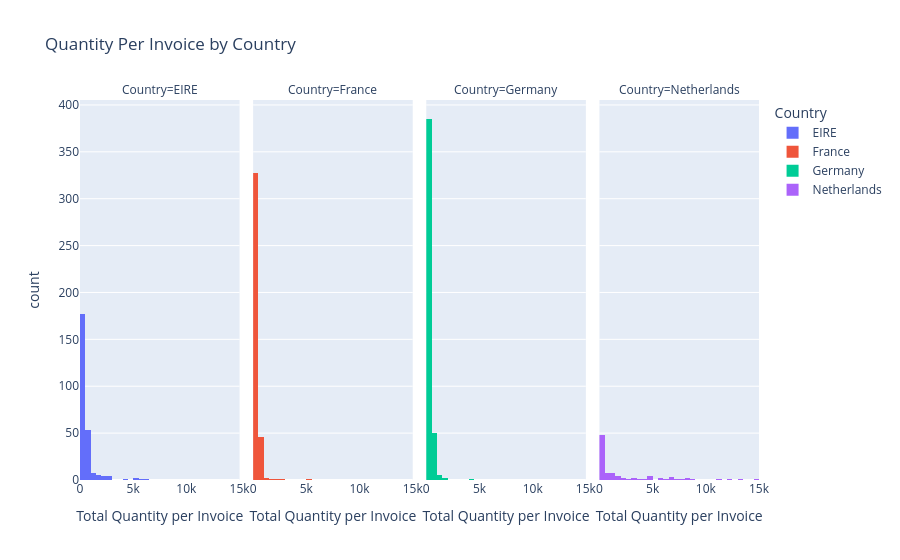

Source (notebook cell):
### Markdown cell above
## 4. Create a set of interactive histograms showing the distributions of quantity per invoice for the following countries: EIRE, Germany, France, and Netherlands.

### Code cell
#Filtering EIRE,Germany, Frnace and Netherlands
selected_countries = ['EIRE', 'Germany', 'France', 'Netherlands']
filtered_data = data[data['Country'].isin(selected_countries)]

#Grouping by InvoiceNo and calculating the total quantity for each invoice
grouped_data = filtered_data.groupby(['Country', 'InvoiceNo'])['Quantity'].sum().reset_index()

#Interactive Histograms
fig = px.histogram(grouped_data, x='Quantity', nbins=30, color='Country',
                   facet_col='Country',  
                   title='Quantity Per Invoice by Country',
                   labels={'Quantity': 'Total Quantity per Invoice'})

fig.show()

### Figure 1 — Plotly figure (JSON) as saved in the notebook; plotly's stock layout.template omitted (floating-point values rounded to 4 significant figures; data arrays with more than 128 entries replaced by an {"elided": "..."} marker saying what was removed)
{"data": [{"alignmentgroup": "True", "bingroup": "x", "hovertemplate": "Country=EIRE<br>Total Quantity per Invoice=%{x}<br>count=%{y}<extra></extra>", "legendgroup": "EIRE", "marker": {"color": "#636efa", "pattern": {"shape": ""}}, "name": "EIRE", "nbinsx": 30, "offsetgroup": "EIRE", "orientation": "v", "showlegend": true, "type": "histogram", "x": {"elided": "256 int values"}, "xaxis": "x", "yaxis": "y"}, {"alignmentgroup": "True", "bingroup": "x", "hovertemplate": "Country=France<br>Total Quantity per Invoice=%{x}<br>count=%{y}<extra></extra>", "legendgroup": "France", "marker": {"color": "#EF553B", "pattern": {"shape": ""}}, "name": "France", "nbinsx": 30, "offsetgroup": "France", "orientation": "v", "showlegend": true, "type": "histogram", "x": {"elided": "379 int values"}, "xaxis": "x2", "yaxis": "y2"}, {"alignmentgroup": "True", "bingroup": "x", "hovertemplate": "Country=Germany<br>Total Quantity per Invoice=%{x}<br>count=%{y}<extra></extra>", "legendgroup": "Germany", "marker": {"color": "#00cc96", "pattern": {"shape": ""}}, "name": "Germany", "nbinsx": 30, "offsetgroup": "Germany", "orientation": "v", "showlegend": true, "type": "histogram", "x": {"elided": "443 int values"}, "xaxis": "x3", "yaxis": "y3"}, {"alignmentgroup": "True", "bingroup": "x", "hovertemplate": "Country=Netherlands<br>Total Quantity per Invoice=%{x}<br>count=%{y}<extra></extra>", "legendgroup": "Netherlands", "marker": {"color": "#ab63fa", "pattern": {"shape": ""}}, "name": "Netherlands", "nbinsx": 30, "offsetgroup": "Netherlands", "orientation": "v", "showlegend": true, "type": "histogram", "x": [96, 45, 6668, 8210, 6072, 288, 5730, 116, 111, 1116, 8174, 4034, 2940, 275, 151, 169, 722, 103, 1070, 11116, 1208, 636, 700, 426, 200, 72, 924, 12266, 72, 408, 126, 960, 4664, 64, 164, 1038, 1836, 328, 312, 84, 4718, 61, 350, 8998, 424, 1588, 9, 7807, 375, 14730, 992, 288, 4628, 480, 1012, 1, 144, 4951, 6932, 3717, 545, 3, 332, 15, 211, 269, 13392, 3020, 1728, 1780, 660, 29, 3069, 2400, 300, 2454, 216, 62, 6712, 1040, 32, 146, 32, 152, 372, 136, 5760, 200, 1284, 50, 7366, 452, 140], "xaxis": "x4", "yaxis": "y4"}], "layout": {"annotations": [{"font": {}, "showarrow": false, "text": "Country=EIRE", "x": 0.1175, "xanchor": "center", "xref": "paper", "y": 1, "yanchor": "bottom", "yref": "paper"}, {"font": {}, "showarrow": false, "text": "Country=France", "x": 0.3725, "xanchor": "center", "xref": "paper", "y": 1, "yanchor": "bottom", "yref": "paper"}, {"font": {}, "showarrow": false, "text": "Country=Germany", "x": 0.6275, "xanchor": "center", "xref": "paper", "y": 1, "yanchor": "bottom", "yref": "paper"}, {"font": {}, "showarrow": false, "text": "Country=Netherlands", "x": 0.8825, "xanchor": "center", "xref": "paper", "y": 1, "yanchor": "bottom", "yref": "paper"}], "barmode": "relative", "legend": {"title": {"text": "Country"}, "tracegroupgap": 0}, "title": {"text": "Quantity Per Invoice by Country"}, "xaxis": {"anchor": "y", "domain": [0, 0.235], "title": {"text": "Total Quantity per Invoice"}}, "xaxis2": {"anchor": "y2", "domain": [0.255, 0.49], "matches": "x", "title": {"text": "Total Quantity per Invoice"}}, "xaxis3": {"anchor": "y3", "domain": [0.51, 0.745], "matches": "x", "title": {"text": "Total Quantity per Invoice"}}, "xaxis4": {"anchor": "y4", "domain": [0.765, 1.0], "matches": "x", "title": {"text": "Total Quantity per Invoice"}}, "yaxis": {"anchor": "x", "domain": [0, 1], "title": {"text": "count"}}, "yaxis2": {"anchor": "x2", "domain": [0, 1], "matches": "y", "showticklabels": false}, "yaxis3": {"anchor": "x3", "domain": [0, 1], "matches": "y", "showticklabels": false}, "yaxis4": {"anchor": "x4", "domain": [0, 1], "matches": "y", "showticklabels": false}}}
